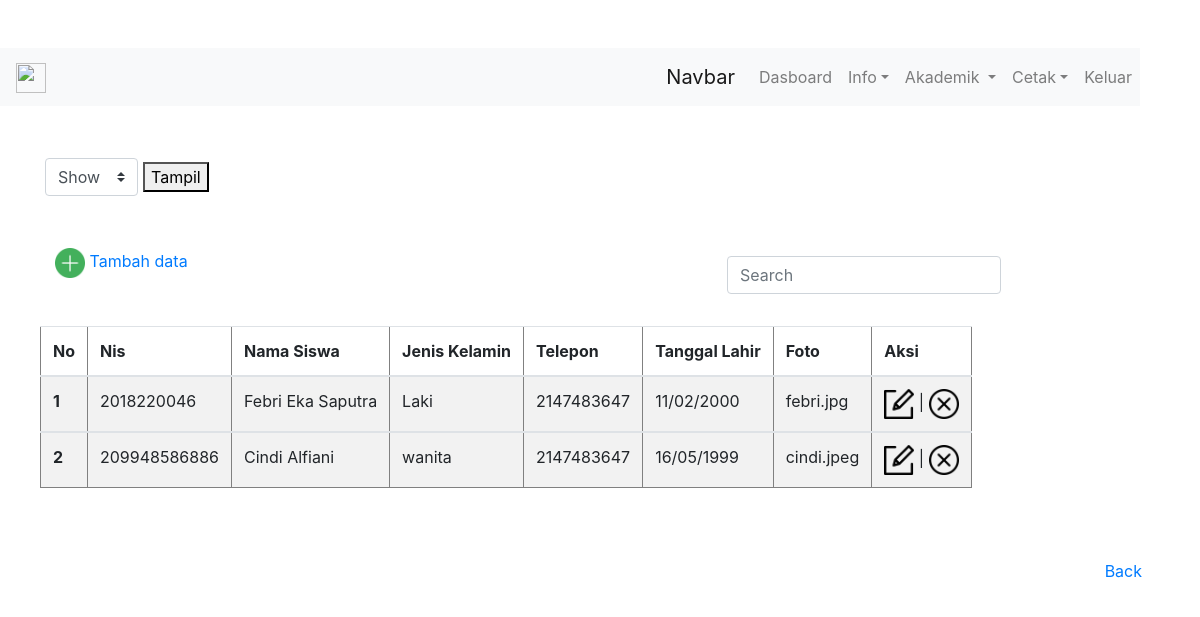
Screenshot of /siswa/siswa.php with the database file from the repository.
### tables this page shows
CREATE TABLE `siswa` (
  `id` int(11) NOT NULL,
  `nis` varchar(20) NOT NULL,
  `nama_siswa` varchar(50) NOT NULL,
  `jenis_kelamin` varchar(20) NOT NULL,
  `telepon` int(20) NOT NULL,
  `tanggal_lahir` varchar(20) NOT NULL,
  `foto` varchar(11) NOT NULL
);

### siswa/siswa.php (the view, shortened to what this page needs)
<?php
require '../conn.php';
require '../tes.php';
$perintahQuery = "SELECT * FROM siswa";
$query = mysqli_query($conn,$perintahQuery);
?>
<!DOCTYPE html>
<html lang="en">
<head>
    <link rel="stylesheet" href="../css/bootstrap.min.css">
</head>
<body>
    <div class="container ">
    <form method="post" action="" class="mt-5">
  <div class="form-row align-items-center">
    <div class="col-auto my-1">
      <select class="custom-select mr-sm-2" id="inlineFormCustomSelect" name="show" id="show">
        <option selected>Show</option>
      </select>
    </div>
    <button type="submit" name="tampil">Tampil</button>
    </form>
        <div class="container">
  <div class="row mt-5 mb-4">
    <div class="col"><a href="tambahsiswa.php"><img src="../img/plus.png" width="30px"> Tambah data</a></div>
    <div class="col">
        <div>
    <nav class="navbar navbar-light float-right">
  <form class="form-inline" action="" method="post">
    <input class="form-control mr-sm-2" type="search" placeholder="Search" autofocus autocomplete="off"  aria-label="Search" id="cari" name="cari">
  </form>
</nav>
</div></div>
</div>
</div>
<div id="search">
    <table class="table table-striped" border="1px">
  <thead>
    <tr>
    <th scope="col">No</th>
      <th scope="col">Nis</th>
      <th scope="col">Nama Siswa</th>
      <th scope="col">Jenis Kelamin</th>
      <th scope="col">Telepon</th>
      <th scope="col">Tanggal Lahir</th>
      <th scope="col">Foto</th>
      <th scope="col">Aksi</th>
    </tr>
  </thead>
  <?php $i=1;?>
    <?php while($row = mysqli_fetch_assoc($query)):?>
        <tbody>
    <tr>
    <th scope="row"><?=$i;?></th>
    <td><?= $row['nis']?></td>
      <td><?= $row['nama_siswa']?></td>
      <td><?= $row['jenis_kelamin']?></td>
      <td><?= $row['telepon']?></td>
      <td><?= $row['tanggal_lahir']?></td>
      <td><?= $row['foto']?></td>
      <td><a href="editsiswa.php?id=<?= $row['id'];?>"><img src="../img/edit.png" width="30px"></a> | <a href="siswahapus.php?id=<?= $row['id'];?>"><img src="../img/hapus.png" onclick=" return confirm('Apakah anda ingin menghapus?');"width="30px"></a></td>
    </tr>
  </tbody>
  <?php $i++;?>
   <?php endwhile;?>
</table>
</div>
   </div>
<button type="button" class="btn btn-link mt-5 float-right d-block" onclick="document.location.href='tes.php';">Back</button>
</body>
</html>

### tes.php (style rules this page uses)
.navbar { margin-right: 120px; }

### rows the page displays
siswa: nis "2018220046", nama_siswa "Febri Eka Saputra", jenis_kelamin "Laki", telepon "2147483647", tanggal_lahir "11/02/2000", foto "febri.jpg"
siswa: nis "209948586886", nama_siswa "Cindi Alfiani", jenis_kelamin "wanita", telepon "2147483647", tanggal_lahir "16/05/1999", foto "cindi.jpeg"
